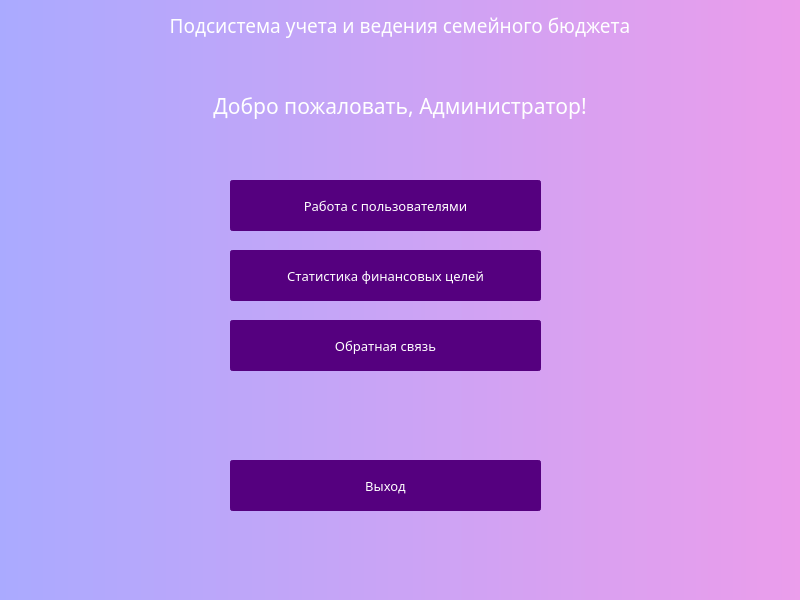
<?xml version="1.0" encoding="UTF-8"?>
<ui version="4.0">
 <class>AdminMenu</class>
 <widget class="QWidget" name="AdminMenu">
  <property name="geometry">
   <rect>
    <x>0</x>
    <y>0</y>
    <width>800</width>
    <height>600</height>
   </rect>
  </property>
  <property name="minimumSize">
   <size>
    <width>800</width>
    <height>600</height>
   </size>
  </property>
  <property name="maximumSize">
   <size>
    <width>800</width>
    <height>600</height>
   </size>
  </property>
  <property name="windowTitle">
   <string>Form</string>
  </property>
  <property name="styleSheet">
   <string notr="true">background-color: qlineargradient(spread:pad, x1:0, y1:0, x2:1, y2:0, stop:0 rgb(170, 170, 255), stop:1 rgb(235, 157, 235));
</string>
  </property>
  <widget class="QLabel" name="label">
   <property name="geometry">
    <rect>
     <x>0</x>
     <y>10</y>
     <width>800</width>
     <height>31</height>
    </rect>
   </property>
   <property name="minimumSize">
    <size>
     <width>800</width>
     <height>0</height>
    </size>
   </property>
   <property name="maximumSize">
    <size>
     <width>800</width>
     <height>16777215</height>
    </size>
   </property>
   <property name="font">
    <font>
     <family>Century Gothic</family>
     <pointsize>14</pointsize>
    </font>
   </property>
   <property name="styleSheet">
    <string notr="true">color: rgb(255, 255, 255);</string>
   </property>
   <property name="frameShadow">
    <enum>QFrame::Plain</enum>
   </property>
   <property name="text">
    <string>Подсистема учета и ведения семейного бюджета</string>
   </property>
   <property name="alignment">
    <set>Qt::AlignCenter</set>
   </property>
  </widget>
  <widget class="QLabel" name="label_2">
   <property name="geometry">
    <rect>
     <x>0</x>
     <y>90</y>
     <width>800</width>
     <height>31</height>
    </rect>
   </property>
   <property name="minimumSize">
    <size>
     <width>800</width>
     <height>0</height>
    </size>
   </property>
   <property name="maximumSize">
    <size>
     <width>800</width>
     <height>16777215</height>
    </size>
   </property>
   <property name="font">
    <font>
     <family>Century Gothic</family>
     <pointsize>16</pointsize>
    </font>
   </property>
   <property name="styleSheet">
    <string notr="true">color: rgb(255, 255, 255);</string>
   </property>
   <property name="frameShadow">
    <enum>QFrame::Plain</enum>
   </property>
   <property name="text">
    <string>Добро пожаловать, Администратор!</string>
   </property>
   <property name="alignment">
    <set>Qt::AlignCenter</set>
   </property>
  </widget>
  <widget class="QPushButton" name="workWithUsersBtn">
   <property name="geometry">
    <rect>
     <x>230</x>
     <y>180</y>
     <width>311</width>
     <height>51</height>
    </rect>
   </property>
   <property name="font">
    <font>
     <family>Century Gothic</family>
     <pointsize>10</pointsize>
    </font>
   </property>
   <property name="styleSheet">
    <string notr="true">QPushButton{
	background-color:rgb(85, 0, 127);
border-radius: 3px;
border: 2px solid rgb(85, 0, 127);
color:rgb(255, 255, 255);
}

QPushButton::hover{
	background-color: rgb(108, 0, 162);
	border: 2px solid rgb(108, 0, 162);
}

QPushButton::pressed{
	background-color:rgb(129, 0, 193);
	border-bottom: 2px solid rgb(129, 0, 193);
	border-leftt:  2px solid rgb(129, 0, 193);
	border-right:  2px solid rgb(129, 0, 193);
}


</string>
   </property>
   <property name="text">
    <string>Работа с пользователями</string>
   </property>
  </widget>
  <widget class="QPushButton" name="aimsStatBtn">
   <property name="geometry">
    <rect>
     <x>230</x>
     <y>250</y>
     <width>311</width>
     <height>51</height>
    </rect>
   </property>
   <property name="font">
    <font>
     <family>Century Gothic</family>
     <pointsize>10</pointsize>
    </font>
   </property>
   <property name="styleSheet">
    <string notr="true">QPushButton{
	background-color:rgb(85, 0, 127);
border-radius: 3px;
border: 2px solid rgb(85, 0, 127);
color:rgb(255, 255, 255);
}

QPushButton::hover{
	background-color: rgb(108, 0, 162);
	border: 2px solid rgb(108, 0, 162);
}

QPushButton::pressed{
	background-color:rgb(129, 0, 193);
	border-bottom: 2px solid rgb(129, 0, 193);
	border-leftt:  2px solid rgb(129, 0, 193);
	border-right:  2px solid rgb(129, 0, 193);
}


</string>
   </property>
   <property name="text">
    <string>Статистика финансовых целей</string>
   </property>
  </widget>
  <widget class="QPushButton" name="feedbackBtn">
   <property name="geometry">
    <rect>
     <x>230</x>
     <y>320</y>
     <width>311</width>
     <height>51</height>
    </rect>
   </property>
   <property name="font">
    <font>
     <family>Century Gothic</family>
     <pointsize>10</pointsize>
    </font>
   </property>
   <property name="styleSheet">
    <string notr="true">QPushButton{
	background-color:rgb(85, 0, 127);
border-radius: 3px;
border: 2px solid rgb(85, 0, 127);
color:rgb(255, 255, 255);
}

QPushButton::hover{
	background-color: rgb(108, 0, 162);
	border: 2px solid rgb(108, 0, 162);
}

QPushButton::pressed{
	background-color:rgb(129, 0, 193);
	border-bottom: 2px solid rgb(129, 0, 193);
	border-leftt:  2px solid rgb(129, 0, 193);
	border-right:  2px solid rgb(129, 0, 193);
}


</string>
   </property>
   <property name="text">
    <string>Обратная связь</string>
   </property>
  </widget>
  <widget class="QPushButton" name="quitBtn">
   <property name="geometry">
    <rect>
     <x>230</x>
     <y>460</y>
     <width>311</width>
     <height>51</height>
    </rect>
   </property>
   <property name="font">
    <font>
     <family>Century Gothic</family>
     <pointsize>10</pointsize>
    </font>
   </property>
   <property name="styleSheet">
    <string notr="true">QPushButton{
	background-color:rgb(85, 0, 127);
border-radius: 3px;
border: 2px solid rgb(85, 0, 127);
color:rgb(255, 255, 255);
}

QPushButton::hover{
	background-color: rgb(108, 0, 162);
	border: 2px solid rgb(108, 0, 162);
}

QPushButton::pressed{
	background-color:rgb(129, 0, 193);
	border-bottom: 2px solid rgb(129, 0, 193);
	border-leftt:  2px solid rgb(129, 0, 193);
	border-right:  2px solid rgb(129, 0, 193);
}


</string>
   </property>
   <property name="text">
    <string>Выход</string>
   </property>
  </widget>
 </widget>
 <resources/>
 <connections/>
</ui>
